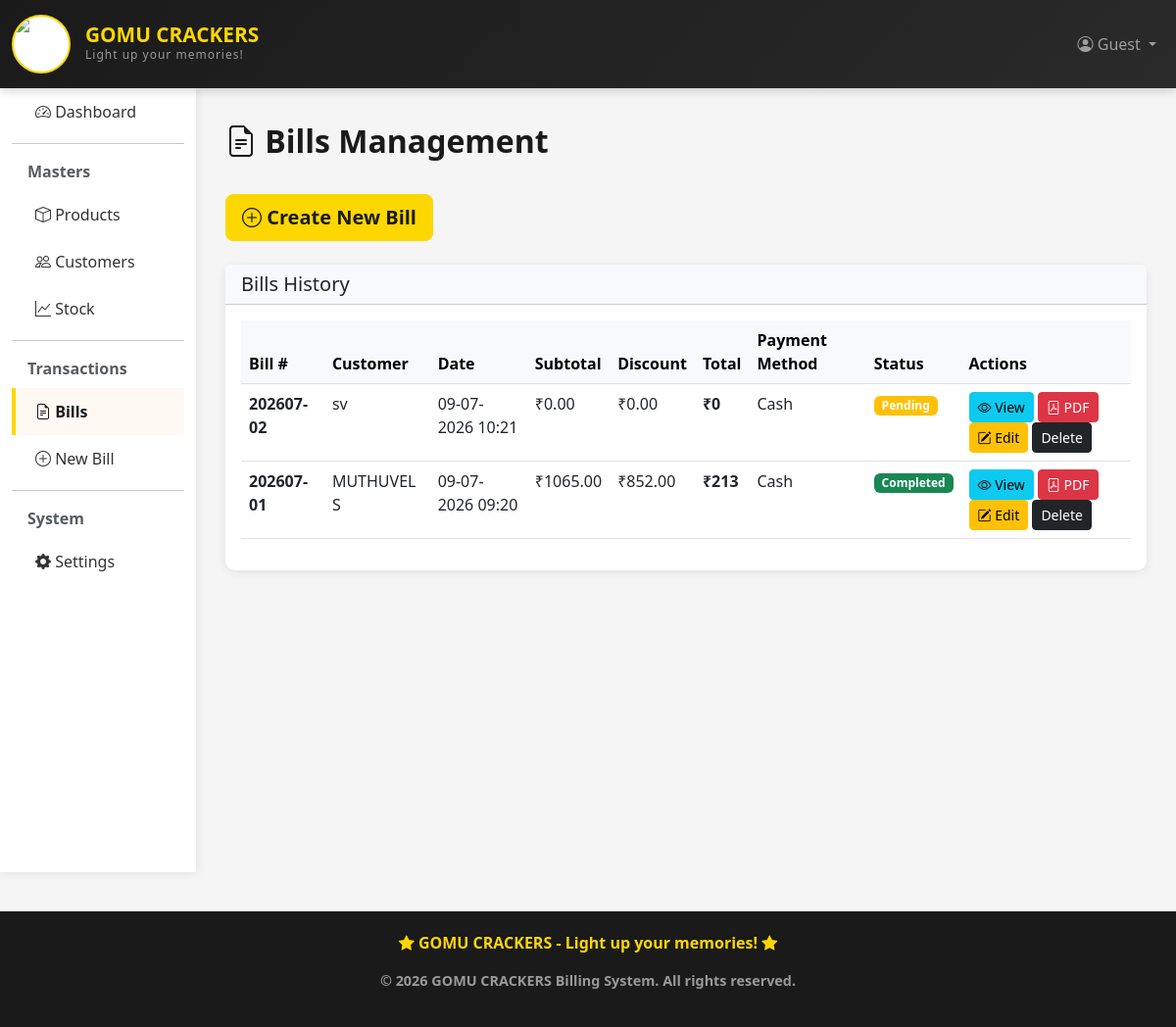
/billing/bills/, run on an earlier commit of the app's database.
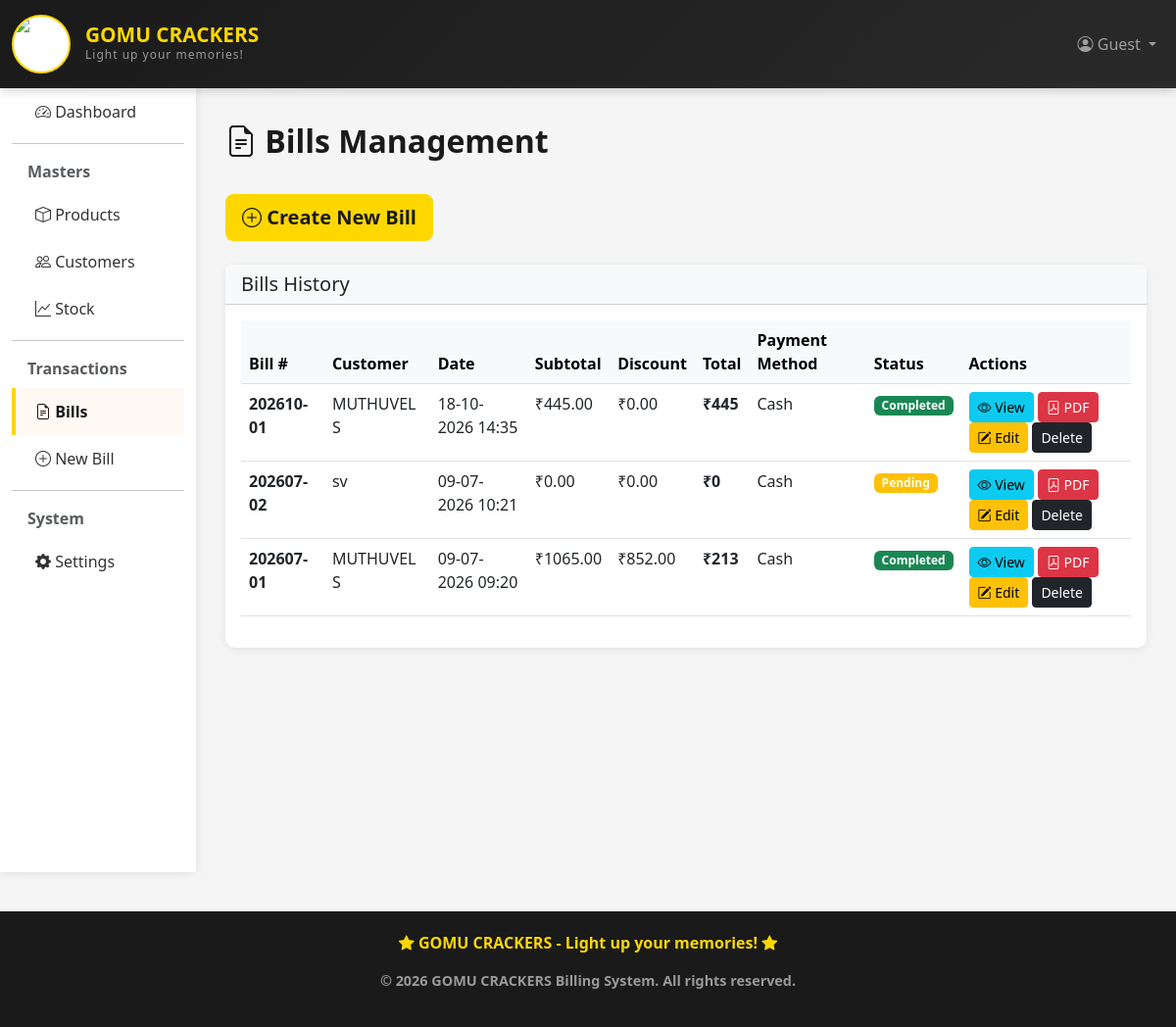
And on a later commit of the database.
### billing_app/models.py (models this page shows, shortened)
class Bill(models.Model):
    PAYMENT_CHOICES = [
        ('cash', 'Cash'),
        ('card', 'Card'),
        ('upi', 'UPI'),
        ('cheque', 'Cheque'),
    ]
    bill_number = models.CharField(max_length=30, unique=True, blank=True, null=True, editable=False)
    bill_sequence = models.PositiveIntegerField(default=1)
    customer = models.ForeignKey(Customer, on_delete=models.SET_NULL, null=True, blank=True)
    bill_date = models.DateTimeField(auto_now_add=True)
    subtotal = models.DecimalField(max_digits=10, decimal_places=2, default=0)
    discount_percent = models.DecimalField(max_digits=5, decimal_places=2, default=0)
    discount_amount = models.DecimalField(max_digits=10, decimal_places=2, default=0)
    total_amount = models.DecimalField(max_digits=10, decimal_places=2, default=0)
    payment_method = models.CharField(max_length=10, choices=PAYMENT_CHOICES, default='cash')
    payment_received = models.DecimalField(max_digits=10, decimal_places=2, default=0)
    change_amount = models.DecimalField(max_digits=10, decimal_places=2, default=0)
    is_completed = models.BooleanField(default=False)
    notes = models.TextField(blank=True, null=True)
    created_at = models.DateTimeField(auto_now_add=True)
    updated_at = models.DateTimeField(auto_now=True)
    class Meta:
        ordering = ['-bill_date']

class Customer(models.Model):
    name = models.CharField(max_length=100)
    phone = models.CharField(max_length=15)
    email = models.EmailField(blank=True, null=True)
    address = models.TextField(blank=True, null=True)
    city = models.CharField(max_length=50, blank=True, null=True)
    created_at = models.DateTimeField(auto_now_add=True)
    updated_at = models.DateTimeField(auto_now=True)
    class Meta:
        ordering = ['-created_at']

### billing_app/views.py (the view)
# urls.py: path('bills/', views.bill_list, name='bill_list'),
def bill_list(request):
    bills = Bill.objects.all()
    return render(request, 'billing/bill_list.html', {'bills': bills})

### billing_app/templates/billing/bill_list.html (shortened to what this page needs)
{% extends 'billing/base.html' %}
{% block content %}
<div class="page-title">
    <i class="bi bi-file-earmark-text"></i> Bills Management
</div>
<div class="mb-4">
    <a href="{% url 'bill_create' %}" class="btn btn-primary btn-lg">
        <i class="bi bi-plus-circle"></i> Create New Bill
    </a>
</div>
<div class="card">
    <div class="card-header bg-light">
        <h5 class="mb-0">Bills History</h5>
    </div>
    <div class="card-body">
        {% if bills %}
            <div class="table-responsive">
                <table class="table table-hover">
                    <thead class="table-light">
                        <tr>
                            <th>Bill #</th>
                            <th>Customer</th>
                            <th>Date</th>
                            <th>Subtotal</th>
                            <th>Discount</th>
                            <th>Total</th>
                            <th>Payment Method</th>
                            <th>Status</th>
                            <th>Actions</th>
                        </tr>
                    </thead>
                    <tbody>
                        {% for bill in bills %}
                        <tr>
                            <td><strong>{{ bill.bill_number }}</strong></td>
                            <td>{{ bill.customer.name|default:"Walk-in" }}</td>
                            <td>{{ bill.bill_date|date:"d-m-Y H:i" }}</td>
                            <td>₹{{ bill.subtotal|floatformat:2 }}</td>
                            <td>₹{{ bill.discount_amount|floatformat:2 }}</td>
                            <td><strong>₹{{ bill.total_amount|floatformat:"0" }}</strong></td>
                            <td>{{ bill.get_payment_method_display }}</td>
                            <td>
                                {% if bill.is_completed %}
                                    <span class="badge bg-success">Completed</span>
                                {% else %}
                                    <span class="badge bg-warning">Pending</span>
                                {% endif %}
                            </td>
                            <td>
                                <a href="{% url 'bill_detail' bill.id %}" class="btn btn-sm btn-info" title="View Details">
                                    <i class="bi bi-eye"></i> View
                                </a>
                                <a href="{% url 'bill_pdf' bill.id %}" class="btn btn-sm btn-danger" title="Download PDF">
                                    <i class="bi bi-file-pdf"></i> PDF
                                </a>
                                {% if bill.is_completed %}
                                    <a href="{% url 'bill_reopen' bill.id %}" class="btn btn-sm btn-warning" title="Edit this bill">
                                        <i class="bi bi-pencil-square"></i> Edit
                                    </a>
                                {% else %}
                                    <a href="{% url 'bill_items' bill.id %}" class="btn btn-sm btn-warning" title="Edit Bill">
                                        <i class="bi bi-pencil-square"></i> Edit
                                    </a>
                                {% endif %}
                                <a href="{% url 'delete_bill' bill.id %}"
                                   class="btn btn-dark btn-sm"
                                   onclick="return confirm('Are you sure you want to delete this bill?');">
                                    Delete
                                </a>
                            </td>
                        </tr>
                        {% endfor %}
                    </tbody>
                </table>
            </div>
        {% else %}
            <div class="alert alert-info">
                <i class="bi bi-info-circle"></i> No bills created yet.
                <a href="{% url 'bill_create' %}" class="alert-link">Create your first bill</a>
            </div>
        {% endif %}
    </div>
</div>
{% endblock %}

### billing_app/templates/billing/base.html (shortened to what this page needs)
<!DOCTYPE html>
<html lang="en">
<head>
    <link href="https://cdn.jsdelivr.net/npm/bootstrap@5.3.0/dist/css/bootstrap.min.css" rel="stylesheet">
    <link rel="stylesheet" href="https://cdn.jsdelivr.net/npm/bootstrap-icons@1.11.0/font/bootstrap-icons.css">
</head>
<body>
    <nav class="navbar navbar-expand-lg navbar-dark">
        <div class="container-fluid">
            <a class="navbar-brand" href="{% url 'dashboard' %}">
                <div class="logo-container">
                    <img src="https://i.ibb.co/TMwkDcp6/gomu1.jpg" alt="GOMU CRACKERS Logo" class="logo-img">
                </div>
                <div class="brand-text">
                    <span class="main-title">GOMU CRACKERS</span>
                    <span class="sub-title">Light up your memories!</span>
                </div>
            </a>
            <div class="collapse navbar-collapse" id="navbarNav">
                <ul class="navbar-nav ms-auto">
                    <li class="nav-item dropdown">
                        <a class="nav-link dropdown-toggle" href="#" id="userDropdown" role="button" data-bs-toggle="dropdown">
                            <i class="bi bi-person-circle"></i> {% if user.is_authenticated %}{{ user.username }}{% else %}Guest{% endif %}
                        </a>
                    </li>
                </ul>
            </div>
        </div>
    </nav>
    <div class="container-fluid">
        <div class="row">
            <nav class="col-md-2 d-none d-md-block sidebar">
                <div class="d-flex flex-column">
                    <a href="{% url 'dashboard' %}" class="nav-link {% if request.resolver_match.url_name == 'dashboard' %}active{% endif %}">
                        <i class="bi bi-speedometer2"></i> Dashboard
                    </a>
                    <hr class="my-2">
                    <div class="fw-bold text-muted px-3 mt-2 mb-2">Masters</div>
                    <a href="{% url 'product_list' %}" class="nav-link {% if 'product' in request.resolver_match.url_name %}active{% endif %}">
                        <i class="bi bi-box"></i> Products
                    </a>
                    <a href="{% url 'customer_list' %}" class="nav-link {% if 'customer' in request.resolver_match.url_name %}active{% endif %}">
                        <i class="bi bi-people"></i> Customers
                    </a>
                    <a href="{% url 'stock_list' %}" class="nav-link {% if 'stock' in request.resolver_match.url_name %}active{% endif %}">
                        <i class="bi bi-graph-up"></i> Stock
                    </a>
                    <hr class="my-2">
                    <div class="fw-bold text-muted px-3 mt-2 mb-2">Transactions</div>
                    <a href="{% url 'bill_list' %}" class="nav-link {% if 'bill' in request.resolver_match.url_name %}active{% endif %}">
                        <i class="bi bi-file-earmark-text"></i> Bills
                    </a>
                    <a href="{% url 'bill_create' %}" class="nav-link">
                        <i class="bi bi-plus-circle"></i> New Bill
                    </a>
                    <hr class="my-2">
                    <div class="fw-bold text-muted px-3 mt-2 mb-2">System</div>
                    <a href="{% url 'settings' %}" class="nav-link {% if 'settings' in request.resolver_match.url_name %}active{% endif %}">
                        <i class="bi bi-gear-fill"></i> Settings
                    </a>
                </div>
            </nav>
            <main class="col-md-10 main-content">
                {% block content %}{% endblock %}
            </main>
        </div>
    </div>
    <footer class="footer">
        <p><i class="bi bi-star-fill"></i> GOMU CRACKERS - Light up your memories! <i class="bi bi-star-fill"></i></p>
        <p style="font-size: 0.9rem; color: #999; margin-top: 10px;">&copy; 2026 GOMU CRACKERS Billing System. All rights reserved.</p>
    </footer>
</body>
</html>

### billing_app/templates/billing/base.html (style rules this page uses)
:root { --primary-color: #FFD700; --secondary-color: #1a1a1a; --light-color: #FFF8F3; --dark-color: #1a1a1a; }
body { background-color: #f5f5f5; font-family: 'Segoe UI', Tahoma, Geneva, Verdana, sans-serif; }
.navbar { background: linear-gradient(135deg, var(--secondary-color), #2a2a2a); box-shadow: 0 2px 10px rgba(0,0,0,0.2); padding: 10px 0; }
.navbar-brand { display: flex; align-items: center; gap: 15px; font-weight: 700; color: white !important; text-decoration: none; }
.logo-container { width: 60px; height: 60px; border-radius: 50%; display: flex; align-items: center; justify-content: center; position: relative; border: 2px solid var(--primary-color); flex-shrink: 0; overflow: hidden; background: white; }
.logo-img { width: 100%; height: 100%; object-fit: cover; border-radius: 50%; }
.brand-text { display: flex; flex-direction: column; gap: 2px; }
.brand-text .main-title { font-size: 1.3rem; font-weight: 700; color: var(--primary-color); line-height: 1; }
.brand-text .sub-title { font-size: 0.75rem; color: #999; font-weight: 400; letter-spacing: 1px; }
.sidebar { background: white; box-shadow: 0 0 10px rgba(0,0,0,0.1); min-height: 100vh; }
.sidebar .nav-link { color: #333; border-left: 4px solid transparent; padding: 12px 20px; transition: all 0.3s ease; }
.sidebar .nav-link.active { background-color: var(--light-color); border-left-color: var(--primary-color); color: var(--secondary-color); font-weight: 600; }
.main-content { padding: 30px; }
.card { border: none; border-radius: 10px; box-shadow: 0 2px 10px rgba(0,0,0,0.08); transition: transform 0.3s ease; }
.btn-primary { background-color: var(--primary-color); border-color: var(--primary-color); color: var(--secondary-color); font-weight: 600; }
.page-title { color: var(--secondary-color); font-weight: 700; margin-bottom: 30px; font-size: 2rem; }
.footer { background: var(--secondary-color); color: var(--primary-color); padding: 20px; text-align: center; margin-top: 40px; font-weight: 600; }

What changed in the data, as far as the page shows it:
added Bill: bill_number "202610-01", customer.name "MUTHUVEL S", bill_date "18-10-2026 14:35", subtotal "445.00", discount_amount "0.00", total_amount "445", payment_method "Cash", is_completed "Completed"
